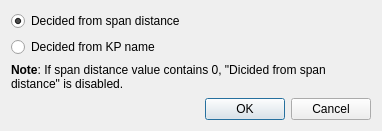
<?xml version="1.0" encoding="UTF-8"?>
<ui version="4.0">
 <class>GeoDataRiverSurveyOdnImporter_PositionSettingDialog</class>
 <widget class="QDialog" name="GeoDataRiverSurveyOdnImporter_PositionSettingDialog">
  <property name="geometry">
   <rect>
    <x>0</x>
    <y>0</y>
    <width>382</width>
    <height>131</height>
   </rect>
  </property>
  <property name="windowTitle">
   <string>Position Setting</string>
  </property>
  <layout class="QVBoxLayout" name="verticalLayout">
   <item>
    <widget class="QRadioButton" name="distanceRadioButton">
     <property name="text">
      <string>Decided from span distance</string>
     </property>
     <property name="checkable">
      <bool>true</bool>
     </property>
     <property name="checked">
      <bool>true</bool>
     </property>
    </widget>
   </item>
   <item>
    <widget class="QRadioButton" name="nameRadioButton">
     <property name="text">
      <string>Decided from KP name</string>
     </property>
    </widget>
   </item>
   <item>
    <widget class="QLabel" name="label">
     <property name="text">
      <string>&lt;html&gt;&lt;head/&gt;&lt;body&gt;&lt;p&gt;&lt;span style=&quot; font-weight:600;&quot;&gt;Note&lt;/span&gt;: If span distance value contains 0, &amp;quot;Dicided from span distance&amp;quot; is disabled.&lt;/p&gt;&lt;/body&gt;&lt;/html&gt;</string>
     </property>
     <property name="wordWrap">
      <bool>true</bool>
     </property>
    </widget>
   </item>
   <item>
    <spacer name="verticalSpacer">
     <property name="orientation">
      <enum>Qt::Vertical</enum>
     </property>
     <property name="sizeHint" stdset="0">
      <size>
       <width>20</width>
       <height>7</height>
      </size>
     </property>
    </spacer>
   </item>
   <item>
    <widget class="QDialogButtonBox" name="buttonBox">
     <property name="orientation">
      <enum>Qt::Horizontal</enum>
     </property>
     <property name="standardButtons">
      <set>QDialogButtonBox::Cancel|QDialogButtonBox::Ok</set>
     </property>
    </widget>
   </item>
  </layout>
 </widget>
 <resources/>
 <connections>
  <connection>
   <sender>buttonBox</sender>
   <signal>accepted()</signal>
   <receiver>GeoDataRiverSurveyOdnImporter_PositionSettingDialog</receiver>
   <slot>accept()</slot>
   <hints>
    <hint type="sourcelabel">
     <x>248</x>
     <y>254</y>
    </hint>
    <hint type="destinationlabel">
     <x>157</x>
     <y>274</y>
    </hint>
   </hints>
  </connection>
  <connection>
   <sender>buttonBox</sender>
   <signal>rejected()</signal>
   <receiver>GeoDataRiverSurveyOdnImporter_PositionSettingDialog</receiver>
   <slot>reject()</slot>
   <hints>
    <hint type="sourcelabel">
     <x>316</x>
     <y>260</y>
    </hint>
    <hint type="destinationlabel">
     <x>286</x>
     <y>274</y>
    </hint>
   </hints>
  </connection>
 </connections>
</ui>
